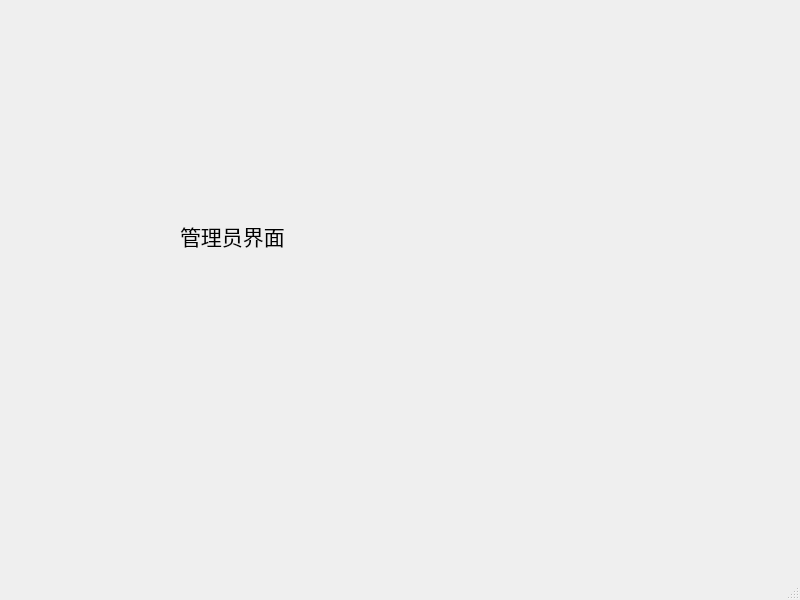
<?xml version="1.0" encoding="UTF-8"?>
<ui version="4.0">
 <class>MainWindow</class>
 <widget class="QMainWindow" name="MainWindow">
  <property name="geometry">
   <rect>
    <x>0</x>
    <y>0</y>
    <width>800</width>
    <height>600</height>
   </rect>
  </property>
  <property name="windowTitle">
   <string>MainWindow</string>
  </property>
  <widget class="QWidget" name="centralwidget">
   <widget class="QLabel" name="label">
    <property name="geometry">
     <rect>
      <x>180</x>
      <y>170</y>
      <width>501</width>
      <height>131</height>
     </rect>
    </property>
    <property name="font">
     <font>
      <pointsize>16</pointsize>
     </font>
    </property>
    <property name="text">
     <string>管理员界面</string>
    </property>
   </widget>
  </widget>
  <widget class="QMenuBar" name="menubar">
   <property name="geometry">
    <rect>
     <x>0</x>
     <y>0</y>
     <width>800</width>
     <height>21</height>
    </rect>
   </property>
  </widget>
  <widget class="QStatusBar" name="statusbar"/>
 </widget>
 <resources/>
 <connections/>
</ui>
